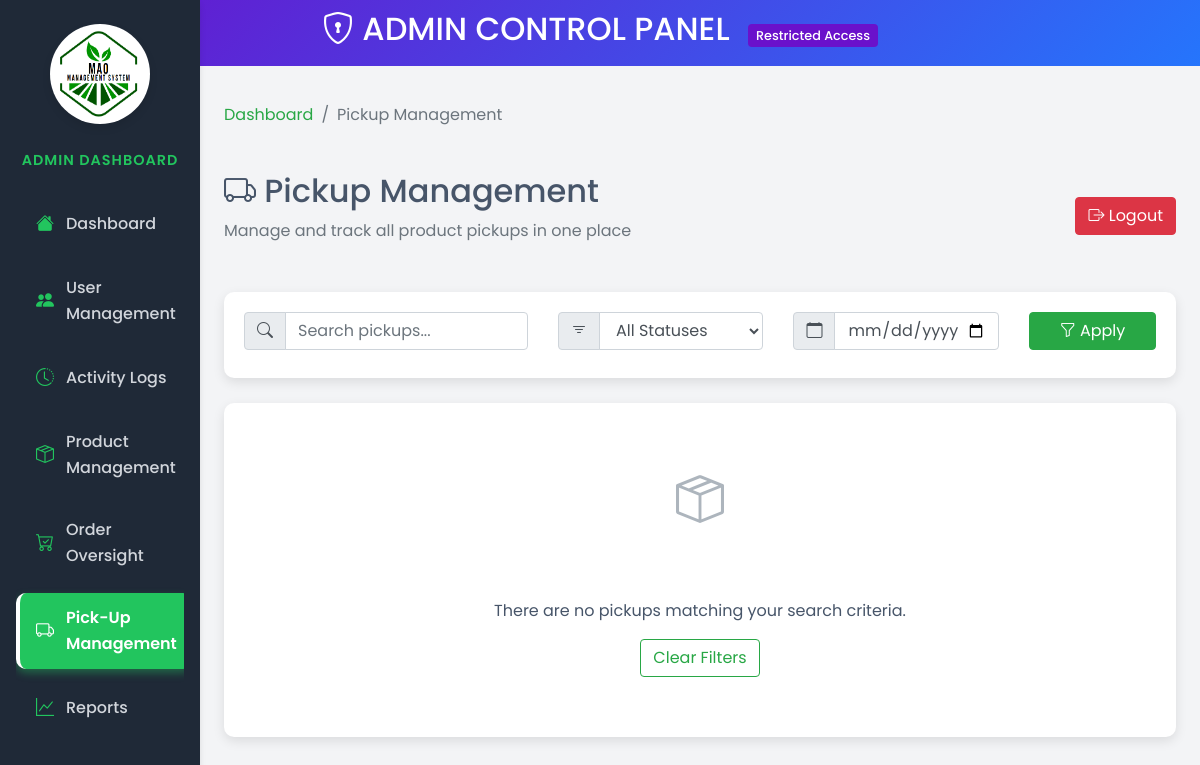
The page /views/admin/pickup-management.php (signed in) on the database as committed earlier.
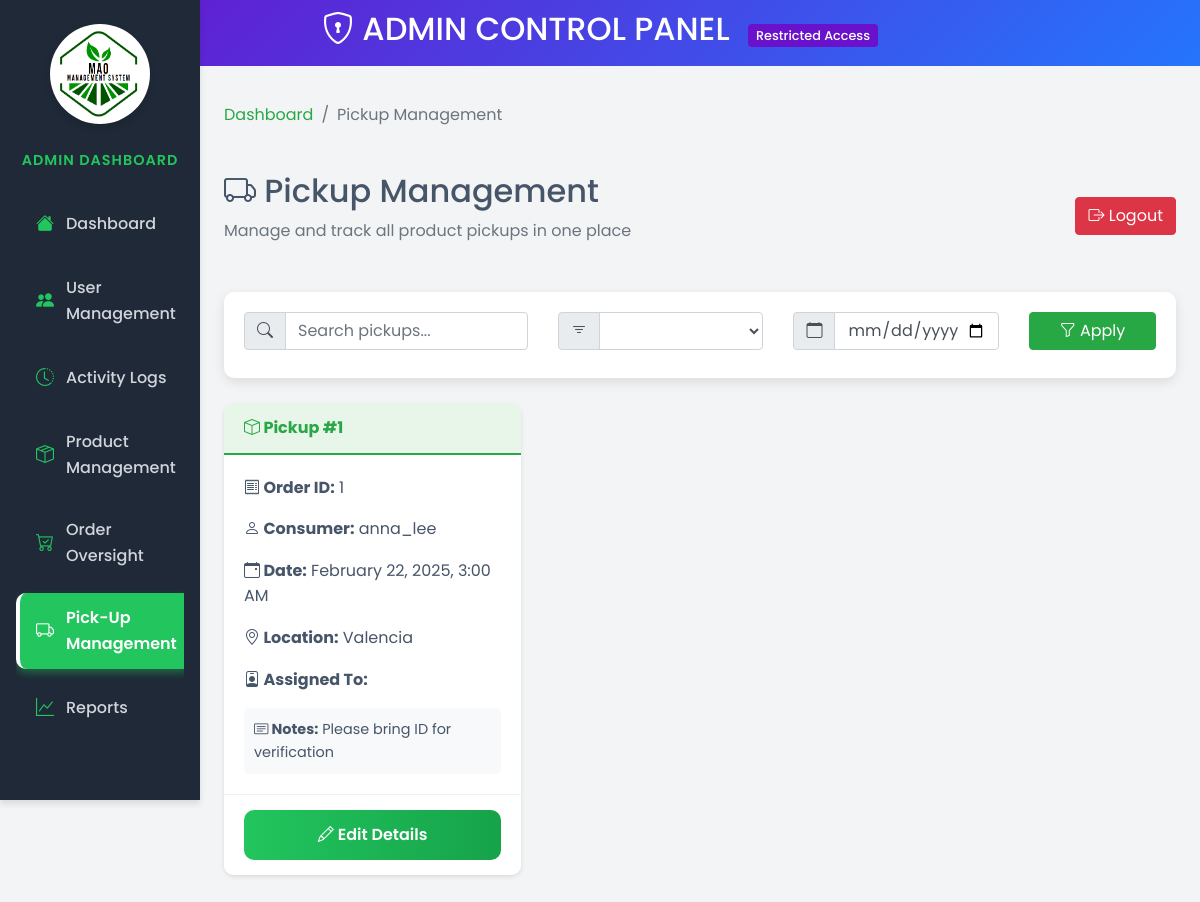
The same page on the database as committed later.
### tables this page shows
CREATE TABLE `pickups` (
  `pickup_id` int(11) NOT NULL,
  `order_id` int(11) NOT NULL,
  `pickup_status` enum('pending','assigned','in_transit','completed','cancelled') DEFAULT 'pending',
  `pickup_date` datetime DEFAULT NULL,
  `pickup_location` varchar(255) DEFAULT NULL,
  `assigned_to` int(11) DEFAULT NULL,
  `pickup_notes` text DEFAULT NULL
);

CREATE TABLE `orders` (
  `order_id` int(11) NOT NULL,
  `consumer_id` int(11) DEFAULT NULL,
  `order_status` enum('pending','completed','canceled') DEFAULT 'pending',
  `order_date` timestamp NOT NULL DEFAULT current_timestamp(),
  `pickup_details` text DEFAULT NULL
);

CREATE TABLE `users` (
  `user_id` int(11) NOT NULL,
  `username` varchar(50) NOT NULL,
  `password` varchar(255) NOT NULL,
  `email` varchar(100) NOT NULL,
  `role_id` int(11) DEFAULT NULL,
  `created_at` timestamp NOT NULL DEFAULT current_timestamp(),
  `updated_at` timestamp NOT NULL DEFAULT current_timestamp() ON UPDATE current_timestamp(),
  `first_name` varchar(100) NOT NULL,
  `last_name` varchar(100) NOT NULL,
  `contact_number` varchar(20) DEFAULT NULL,
  `address` text DEFAULT NULL
);

### views/admin/pickup-management.php (the view, shortened to what the rows shown need)
<?php
$database = new Database();
$conn = $database->connect();
$limit = 10;
$page = isset($_GET['page']) ? (int)$_GET['page'] : 1;
$offset = ($page - 1) * $limit;
$query = "SELECT
            p.pickup_id,
            o.order_id,
            u.username AS consumer_name,
            p.pickup_status,
            p.pickup_date,
            p.pickup_location,
            p.assigned_to,
            p.pickup_notes
          FROM pickups AS p
          JOIN orders AS o ON p.order_id = o.order_id
          JOIN users AS u ON o.consumer_id = u.user_id";
$query .= " ORDER BY p.pickup_date DESC LIMIT :limit OFFSET :offset";
$stmt = $conn->prepare($query);
$stmt->bindValue(':limit', $limit, PDO::PARAM_INT);
$stmt->bindValue(':offset', $offset, PDO::PARAM_INT);
$stmt->execute();
$pickups = $stmt->fetchAll(PDO::FETCH_ASSOC);
?>
<!DOCTYPE html>
<html lang="en">
<head>
    <link href="https://stackpath.bootstrapcdn.com/bootstrap/4.5.2/css/bootstrap.min.css" rel="stylesheet">
    <link href="https://cdn.jsdelivr.net/npm/bootstrap-icons/font/bootstrap-icons.css" rel="stylesheet">
    <link rel="stylesheet" href="../../public/style/admin.css">
    <link rel="stylesheet" href="../../public/style/admin-sidebar.css">
    <link rel="stylesheet" href="../../public/style/pickup-management.css">
    <link rel="stylesheet" href="https://cdnjs.cloudflare.com/ajax/libs/bootstrap-datepicker/1.9.0/css/bootstrap-datepicker.min.css">
</head>
<body>
    <div class="admin-header text-center">
        <h2><i class="bi bi-shield-lock"></i> ADMIN CONTROL PANEL <span class="admin-badge">Restricted Access</span></h2>
    </div>
    <div class="container-fluid">
        <div class="row">
            <main role="main" class="col-md-9 ml-sm-auto col-lg-10 px-4 py-4 pickup-management-page">
                <div class="page-header">
                    <div>
                        <h1 class="h2"><i class="bi bi-truck"></i> Pickup Management</h1>
                    </div>
                </div>
                <?php if (count($pickups) > 0): ?>
                    <div class="row">
                        <?php foreach ($pickups as $pickup): ?>
                            <div class="col-md-6 col-lg-4">
                                <div class="card pickup-card mb-4">
                                    <div class="card-header d-flex justify-content-between align-items-center">
                                        <span class="font-weight-bold"><i class="bi bi-box"></i> Pickup #<?= htmlspecialchars($pickup['pickup_id']) ?></span>
                                        <span class="status-label status-<?= strtolower(str_replace(' ', '-', $pickup['pickup_status'])) ?>">
                                        </span>
                                    </div>
                                    <div class="card-body">
                                        <p><strong><i class="bi bi-receipt"></i> Order ID:</strong> <?= htmlspecialchars($pickup['order_id']) ?></p>
                                        <p><strong><i class="bi bi-person"></i> Consumer:</strong> <?= htmlspecialchars($pickup['consumer_name']) ?></p>
                                        <p><strong><i class="bi bi-calendar-event"></i> Date:</strong> <?= htmlspecialchars(date("F j, Y, g:i A", strtotime($pickup['pickup_date']))) ?></p>
                                        <p><strong><i class="bi bi-geo-alt"></i> Location:</strong> <?= htmlspecialchars($pickup['pickup_location']) ?></p>
                                        <p><strong><i class="bi bi-person-badge"></i> Assigned To:</strong> <?= htmlspecialchars($pickup['assigned_to']) ?></p>
                                        <div class="pickup-notes">
                                            <strong><i class="bi bi-card-text"></i> Notes:</strong> <?= htmlspecialchars($pickup['pickup_notes'] ?: 'No notes available') ?>
                                        </div>
                                    </div>
                                    <div class="card-footer">
                                        <button type="button" class="btn btn-primary btn-block edit-pickup-btn"
                                                data-toggle="modal" data-target="#editPickupModal"
                                                data-pickup-id="<?= htmlspecialchars($pickup['pickup_id']) ?>"
                                                data-pickup-status="<?= htmlspecialchars($pickup['pickup_status']) ?>"
                                                data-pickup-date="<?= htmlspecialchars($pickup['pickup_date']) ?>"
                                                data-pickup-location="<?= htmlspecialchars($pickup['pickup_location']) ?>"
                                                data-assigned-to="<?= htmlspecialchars($pickup['assigned_to']) ?>"
                                                data-pickup-notes="<?= htmlspecialchars($pickup['pickup_notes']) ?>">
                                            <i class="bi bi-pencil"></i> Edit Details
                                        </button>
                                    </div>
                                </div>
                            </div>
                        <?php endforeach; ?>
                    </div>
                <?php endif; ?>
            </main>
        </div>
    </div>
</body>
</html>

Rows that differ between the two databases and show on the page:
added pickups: pickup_id "1", order.order_id "1", users.username "anna_lee", pickup_date "February 22, 2025, 3:00 AM", pickup_location "Valencia", pickup_notes "Please bring ID for verification"
Other text that changed with them:
form field status: "All Statuses" → (not shown)
text no longer shown: "There are no pickups matching your search criteria. Clear Filters"
